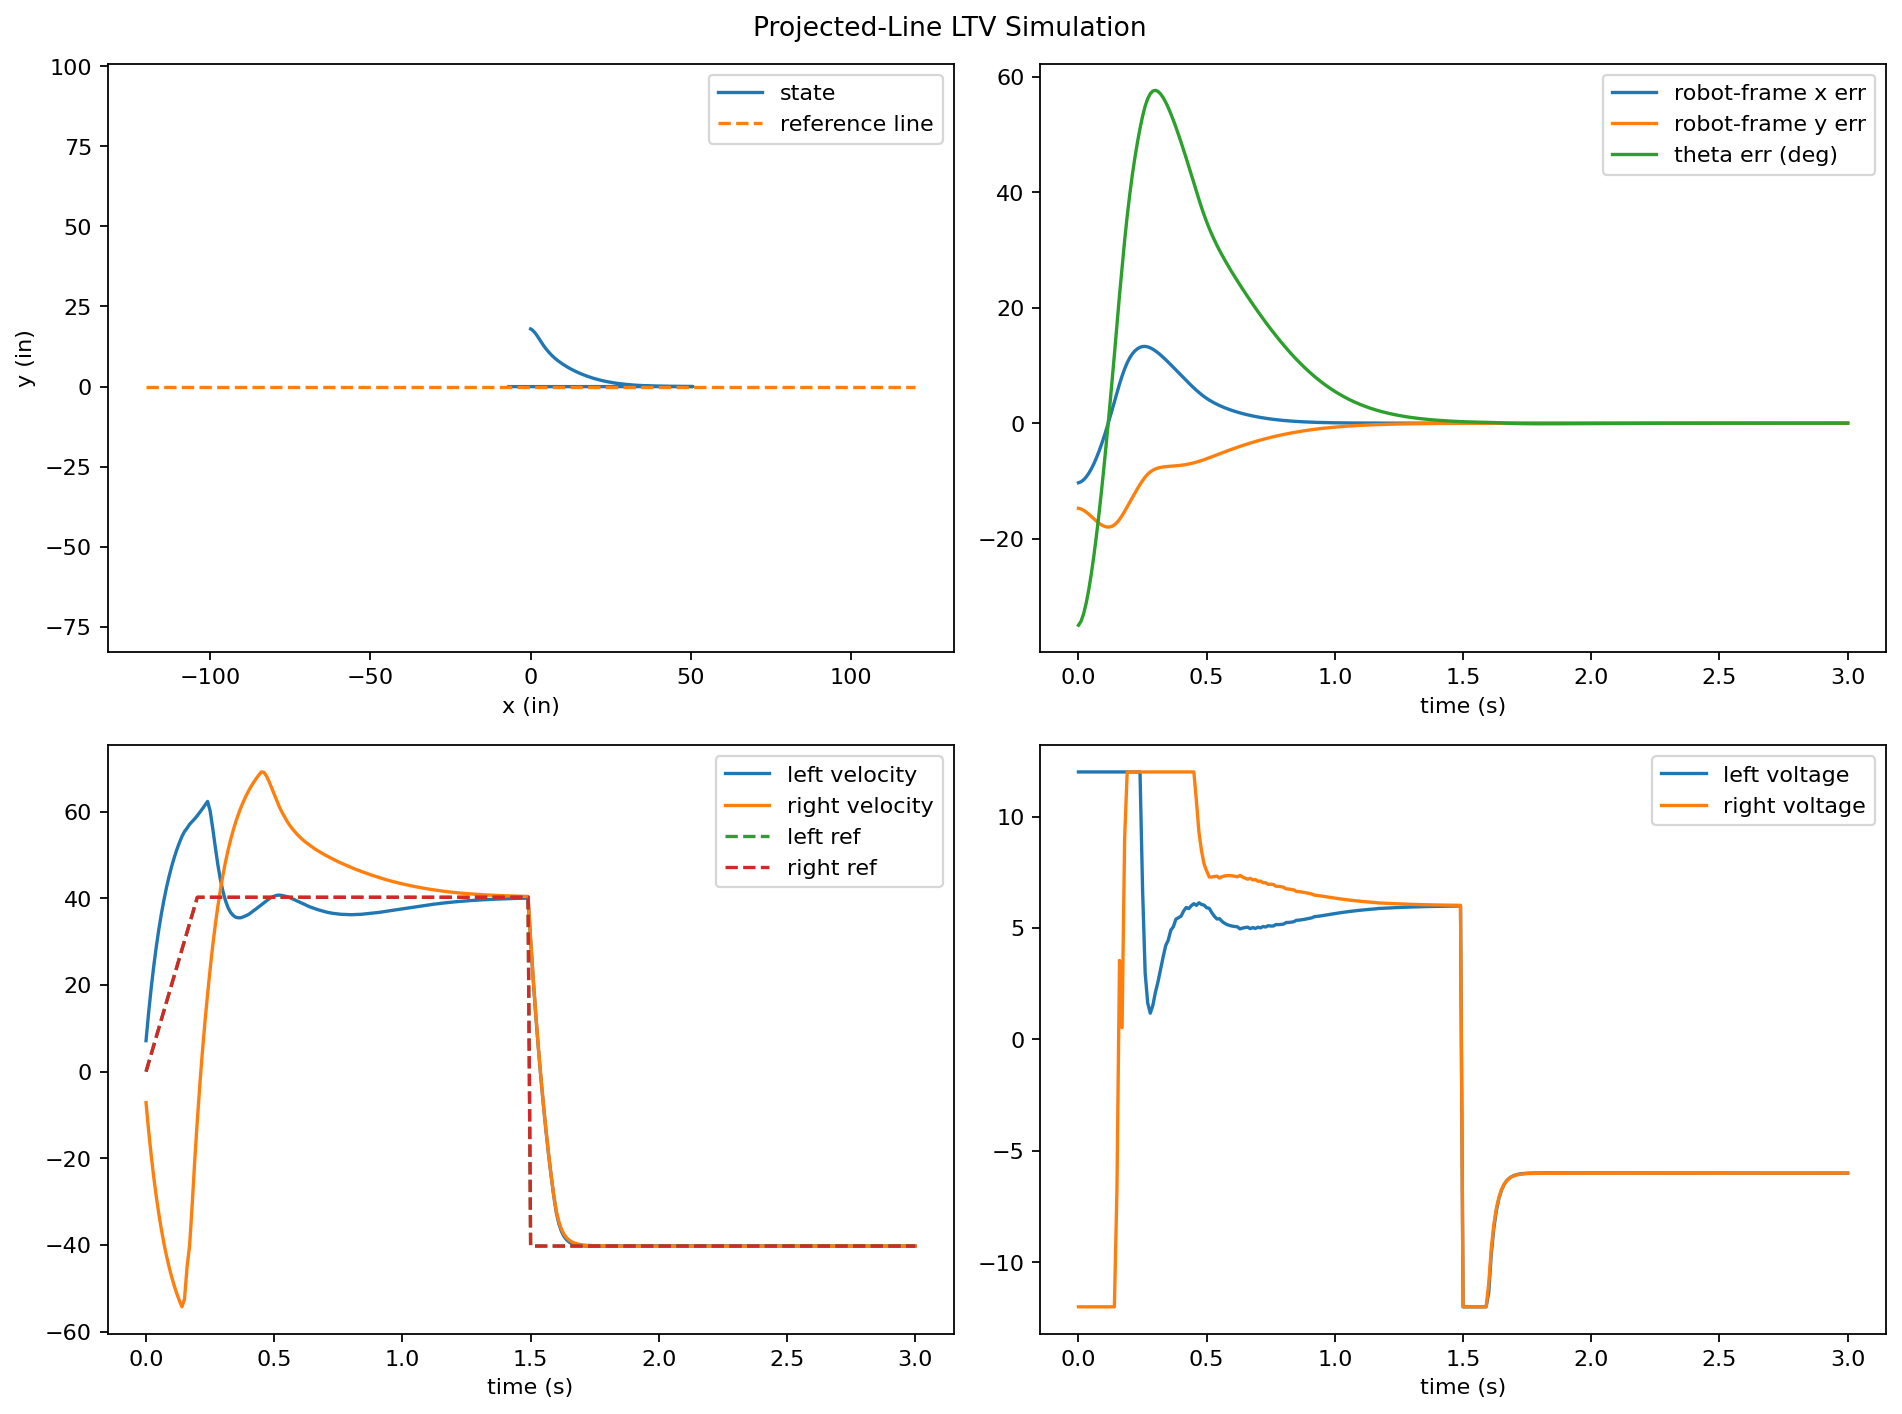

Write the Python code that produced this figure.
#!/usr/bin/env python3
import argparse
import math
import re
from dataclasses import dataclass
from pathlib import Path

import matplotlib

matplotlib.use("Agg")
import matplotlib.pyplot as plt
import numpy as np


@dataclass
class DriveModel:
    trackwidth_in: float
    max_voltage: float
    kv_linear: float
    ka_linear: float
    kv_angular: float
    ka_angular: float

    @property
    def chassis_A(self) -> np.ndarray:
        return np.array(
            [
                [-self.kv_linear / self.ka_linear, 0.0],
                [0.0, -self.kv_angular / self.ka_angular],
            ],
            dtype=float,
        )

    @property
    def chassis_B(self) -> np.ndarray:
        return np.array(
            [
                [0.5 / self.ka_linear, 0.5 / self.ka_linear],
                [-0.5 / self.ka_angular, 0.5 / self.ka_angular],
            ],
            dtype=float,
        )

    @property
    def wheel_A(self) -> np.ndarray:
        M = np.array([[0.5, 0.5], [-1.0 / self.trackwidth_in, 1.0 / self.trackwidth_in]], dtype=float)
        M_inv = np.array([[1.0, -self.trackwidth_in * 0.5], [1.0, self.trackwidth_in * 0.5]], dtype=float)
        return M_inv @ self.chassis_A @ M

    @property
    def wheel_B(self) -> np.ndarray:
        M_inv = np.array([[1.0, -self.trackwidth_in * 0.5], [1.0, self.trackwidth_in * 0.5]], dtype=float)
        return M_inv @ self.chassis_B

    @property
    def max_linear_speed_inps(self) -> float:
        u = np.array([self.max_voltage, self.max_voltage], dtype=float)
        x_ss = np.linalg.solve(-self.chassis_A, self.chassis_B @ u)
        return abs(float(x_ss[0]))

    def chassis_to_wheels(self, linear_velocity: float, angular_velocity: float) -> np.ndarray:
        differential = angular_velocity * self.trackwidth_in * 0.5
        return np.array([linear_velocity - differential, linear_velocity + differential], dtype=float)


def parse_drive_model(robot_config_path: Path) -> DriveModel:
    text = robot_config_path.read_text()
    match = re.search(
        r"TankDriveModel\s+drive_model\s*\(\s*"
        r"Length::from<inch_tag>\(([^)]+)\)\s*,\s*"
        r"([0-9eE+\-.]+)_V\s*,\s*"
        r"([0-9eE+\-.]+)_VpInPs\s*,\s*"
        r"([0-9eE+\-.]+)_VpInPs2\s*,\s*"
        r"([0-9eE+\-.]+)_VpRadPs\s*,\s*"
        r"([0-9eE+\-.]+)_VpRadPs2\s*"
        r"\)",
        text,
        re.MULTILINE,
    )
    if not match:
        raise RuntimeError(f"Could not parse TankDriveModel from {robot_config_path}")

    values = [float(match.group(i)) for i in range(1, 7)]
    return DriveModel(
        trackwidth_in=values[0],
        max_voltage=values[1],
        kv_linear=values[2],
        ka_linear=values[3],
        kv_angular=values[4],
        ka_angular=values[5],
    )


def wrap_to_pi(angle: float) -> float:
    return math.atan2(math.sin(angle), math.cos(angle))


def dare_sda(A: np.ndarray, B: np.ndarray, Q: np.ndarray, R: np.ndarray) -> np.ndarray:
    A_k = A.copy()
    G_k = B @ np.linalg.solve(R, B.T)
    H_k1 = Q.copy()

    for _ in range(10000):
        H_k = H_k1
        W = np.eye(H_k.shape[0], dtype=float) + G_k @ H_k
        W_inv = np.linalg.inv(W)

        V1 = W_inv @ A_k
        V2 = (W_inv @ G_k.T).T

        G_k = G_k + A_k @ V2 @ A_k.T
        H_k1 = H_k + V1.T @ H_k @ A_k
        A_k = A_k @ V1

        if np.linalg.norm(H_k1 - H_k) <= 1e-10 * max(1.0, np.linalg.norm(H_k1)):
            return H_k1

    raise RuntimeError("DARE SDA failed to converge")


class LTVDifferentialDriveController:
    def __init__(
        self,
        model: DriveModel,
        dt: float,
        q_tolerances: np.ndarray,
        r_tolerances: np.ndarray,
        velocity_step: float,
        min_velocity: float,
    ) -> None:
        self.model = model
        self.dt = dt
        self.min_velocity = max(min_velocity, 1e-3)
        self.Q = np.diag(1.0 / np.square(q_tolerances))
        self.R = np.diag(1.0 / np.square(r_tolerances))
        self.schedule = {}

        max_v = model.max_linear_speed_inps
        v = -max_v
        while v <= max_v + 1e-9:
            linearized_v = v
            if abs(linearized_v) < self.min_velocity:
                linearized_v = -self.min_velocity if linearized_v < 0.0 else self.min_velocity

            A, B = self._linearized_error_dynamics(linearized_v)
            Ad = np.eye(5, dtype=float) + A * dt
            Bd = B * dt
            P = dare_sda(Ad, Bd, self.Q, self.R)
            K = np.linalg.solve(Bd.T @ P @ Bd + self.R, Bd.T @ P @ Ad)
            self.schedule[round(v, 6)] = K
            v += velocity_step

        self.sorted_schedule = np.array(sorted(self.schedule.keys()), dtype=float)

    def _linearized_error_dynamics(self, velocity_inps: float) -> tuple[np.ndarray, np.ndarray]:
        A = np.zeros((5, 5), dtype=float)
        B = np.zeros((5, 2), dtype=float)

        A[0, 3] = 0.5
        A[0, 4] = 0.5
        A[1, 2] = velocity_inps
        A[2, 3] = -1.0 / self.model.trackwidth_in
        A[2, 4] = 1.0 / self.model.trackwidth_in
        A[3:, 3:] = self.model.wheel_A
        B[3:, :] = self.model.wheel_B
        return A, B

    def gains(self, linear_velocity_inps: float) -> np.ndarray:
        target = linear_velocity_inps
        if abs(target) < self.min_velocity:
            target = -self.min_velocity if target < 0.0 else self.min_velocity
        idx = int(np.argmin(np.abs(self.sorted_schedule - target)))
        return self.schedule[float(self.sorted_schedule[idx])]

    def control(
        self,
        pose: np.ndarray,
        wheel_state: np.ndarray,
        line_point: np.ndarray,
        line_heading: float,
        wheel_ref: np.ndarray,
        nominal_voltage: np.ndarray,
    ) -> tuple[np.ndarray, np.ndarray]:
        line_dir = np.array([math.cos(line_heading), math.sin(line_heading)], dtype=float)
        rel = pose[:2] - line_point
        projection = line_point + np.dot(rel, line_dir) * line_dir

        pose_ref = np.array([projection[0], projection[1], line_heading], dtype=float)
        global_error = np.array(
            [
                pose_ref[0] - pose[0],
                pose_ref[1] - pose[1],
                wrap_to_pi(pose_ref[2] - pose[2]),
                wheel_ref[0] - wheel_state[0],
                wheel_ref[1] - wheel_state[1],
            ],
            dtype=float,
        )

        c = math.cos(pose[2])
        s = math.sin(pose[2])
        in_robot = np.eye(5, dtype=float)
        in_robot[0, 0] = c
        in_robot[0, 1] = s
        in_robot[1, 0] = -s
        in_robot[1, 1] = c
        robot_error = in_robot @ global_error

        linear_velocity = 0.5 * (wheel_state[0] + wheel_state[1])
        if abs(linear_velocity) < self.min_velocity:
            linear_velocity = 0.5 * (wheel_ref[0] + wheel_ref[1])

        K = self.gains(linear_velocity)
        feedback = K @ robot_error
        voltages = np.clip(nominal_voltage + feedback, -self.model.max_voltage, self.model.max_voltage)
        return voltages, robot_error


def forward_input_to_line_velocity(model: DriveModel, forward_back: float) -> float:
    forward_back = max(-1.0, min(1.0, forward_back))
    return forward_back * model.max_linear_speed_inps


def simulate(args: argparse.Namespace) -> None:
    model = parse_drive_model(Path(args.robot_config))
    controller = LTVDifferentialDriveController(
        model=model,
        dt=args.dt,
        q_tolerances=np.array([args.q_x, args.q_y, args.q_theta, args.q_left_vel, args.q_right_vel], dtype=float),
        r_tolerances=np.array([args.r_left, args.r_right], dtype=float),
        velocity_step=args.velocity_step,
        min_velocity=args.min_velocity,
    )

    pose = np.array([args.x0, args.y0, math.radians(args.heading_deg0)], dtype=float)
    wheel_state = np.array([0.0, 0.0], dtype=float)
    line_point = np.array([args.line_x, args.line_y], dtype=float)
    line_heading = math.radians(args.line_heading_deg + (180.0 if args.reverse else 0.0))
    times = np.arange(0.0, args.total_time + 1e-9, args.dt)

    log = {key: [] for key in [
        "t", "x", "y", "heading_deg", "left_v", "right_v", "left_ref", "right_ref", "left_cmd", "right_cmd",
        "robot_x_err", "robot_y_err", "theta_err_deg"
    ]}

    for t in times:
        if args.switch_time is not None and t >= args.switch_time:
            commanded_forward = -args.forward_input
        else:
            commanded_forward = args.forward_input

        if args.ramp_time > 0.0:
            forward_input = commanded_forward * min(1.0, t / args.ramp_time)
        else:
            forward_input = commanded_forward

        v_ref = forward_input_to_line_velocity(model, forward_input)
        wheel_ref = model.chassis_to_wheels(v_ref, 0.0)
        nominal_voltage = np.array([model.kv_linear * v_ref, model.kv_linear * v_ref], dtype=float)

        voltages, robot_error = controller.control(pose, wheel_state, line_point, line_heading, wheel_ref, nominal_voltage)

        wheel_dot = model.wheel_A @ wheel_state + model.wheel_B @ voltages
        wheel_state = wheel_state + wheel_dot * args.dt

        v_linear = 0.5 * (wheel_state[0] + wheel_state[1])
        omega = (wheel_state[1] - wheel_state[0]) / model.trackwidth_in
        pose[0] += v_linear * math.cos(pose[2]) * args.dt
        pose[1] += v_linear * math.sin(pose[2]) * args.dt
        pose[2] = wrap_to_pi(pose[2] + omega * args.dt)

        log["t"].append(t)
        log["x"].append(pose[0])
        log["y"].append(pose[1])
        log["heading_deg"].append(math.degrees(pose[2]))
        log["left_v"].append(wheel_state[0])
        log["right_v"].append(wheel_state[1])
        log["left_ref"].append(wheel_ref[0])
        log["right_ref"].append(wheel_ref[1])
        log["left_cmd"].append(voltages[0])
        log["right_cmd"].append(voltages[1])
        log["robot_x_err"].append(robot_error[0])
        log["robot_y_err"].append(robot_error[1])
        log["theta_err_deg"].append(math.degrees(robot_error[2]))

    fig, axes = plt.subplots(2, 2, figsize=(12, 9))
    fig.suptitle("Projected-Line LTV Simulation")

    axes[0, 0].plot(log["x"], log["y"], label="state")
    line_extent = args.plot_line_extent
    lx = np.array([-line_extent, line_extent], dtype=float)
    axes[0, 0].plot(
        line_point[0] + lx * math.cos(line_heading),
        line_point[1] + lx * math.sin(line_heading),
        "--",
        label="reference line",
    )
    axes[0, 0].axis("equal")
    axes[0, 0].set_xlabel("x (in)")
    axes[0, 0].set_ylabel("y (in)")
    axes[0, 0].legend()

    axes[0, 1].plot(log["t"], log["robot_x_err"], label="robot-frame x err")
    axes[0, 1].plot(log["t"], log["robot_y_err"], label="robot-frame y err")
    axes[0, 1].plot(log["t"], log["theta_err_deg"], label="theta err (deg)")
    axes[0, 1].set_xlabel("time (s)")
    axes[0, 1].legend()

    axes[1, 0].plot(log["t"], log["left_v"], label="left velocity")
    axes[1, 0].plot(log["t"], log["right_v"], label="right velocity")
    axes[1, 0].plot(log["t"], log["left_ref"], "--", label="left ref")
    axes[1, 0].plot(log["t"], log["right_ref"], "--", label="right ref")
    axes[1, 0].set_xlabel("time (s)")
    axes[1, 0].legend()

    axes[1, 1].plot(log["t"], log["left_cmd"], label="left voltage")
    axes[1, 1].plot(log["t"], log["right_cmd"], label="right voltage")
    axes[1, 1].set_xlabel("time (s)")
    axes[1, 1].legend()

    fig.tight_layout()
    output_path = Path(args.output).resolve()
    output_path.parent.mkdir(parents=True, exist_ok=True)
    fig.savefig(str(output_path), dpi=args.dpi, bbox_inches="tight")
    plt.close(fig)

    print("Drive model from robot-config.cpp")
    print(f"  estimated max linear speed: {model.max_linear_speed_inps:.3f} in/s")
    print(f"  final pose: x={pose[0]:.3f} in, y={pose[1]:.3f} in, heading={math.degrees(pose[2]):.3f} deg")
    print(f"  final robot-frame x error: {log['robot_x_err'][-1]:.3f} in")
    print(f"  final robot-frame y error: {log['robot_y_err'][-1]:.3f} in")
    print(f"  final heading error: {log['theta_err_deg'][-1]:.3f} deg")
    print(f"  plot: {output_path}")


def build_arg_parser() -> argparse.ArgumentParser:
    parser = argparse.ArgumentParser(description="Simulate projected-line following with the full LTV differential controller.")
    parser.add_argument(
        "--robot-config",
        default=str(Path(__file__).resolve().parents[2] / "src" / "robot-config.cpp"),
        help="Path to robot-config.cpp containing TankDriveModel drive_model(...).",
    )
    parser.add_argument("--dt", type=float, default=0.01)
    parser.add_argument("--total-time", type=float, default=3.0)
    parser.add_argument("--forward-input", type=float, default=0.5)
    parser.add_argument("--ramp-time", type=float, default=0.2)
    parser.add_argument(
        "--switch-time",
        type=float,
        default=None,
        help="Time in seconds to flip the sign of the forward input. Default is no switch.",
    )
    parser.add_argument("--line-x", type=float, default=0.0)
    parser.add_argument("--line-y", type=float, default=0.0)
    parser.add_argument("--line-heading-deg", type=float, default=0.0)
    parser.add_argument("--reverse", action="store_true")
    parser.add_argument("--x0", type=float, default=0.0)
    parser.add_argument("--y0", type=float, default=18.0)
    parser.add_argument("--heading-deg0", type=float, default=35.0)
    parser.add_argument("--q-x", type=float, default=1000.0)
    parser.add_argument("--q-y", type=float, default=5.0)
    parser.add_argument("--q-theta", type=float, default=0.2)
    parser.add_argument("--q-left-vel", type=float, default=80.0)
    parser.add_argument("--q-right-vel", type=float, default=80.0)
    parser.add_argument("--r-left", type=float, default=12.0)
    parser.add_argument("--r-right", type=float, default=12.0)
    parser.add_argument("--velocity-step", type=float, default=0.5)
    parser.add_argument("--min-velocity", type=float, default=2.0)
    parser.add_argument("--plot-line-extent", type=float, default=120.0)
    parser.add_argument(
        "--output",
        default=str(Path(__file__).resolve().parent / "ltv_projected_line_sim.png"),
        help="PNG file to write.",
    )
    parser.add_argument("--dpi", type=int, default=160)
    return parser


if __name__ == "__main__":
    parser = build_arg_parser()
    args = parser.parse_args()
    if args.switch_time is None:
        args.switch_time = 0.5 * args.total_time
    simulate(args)
